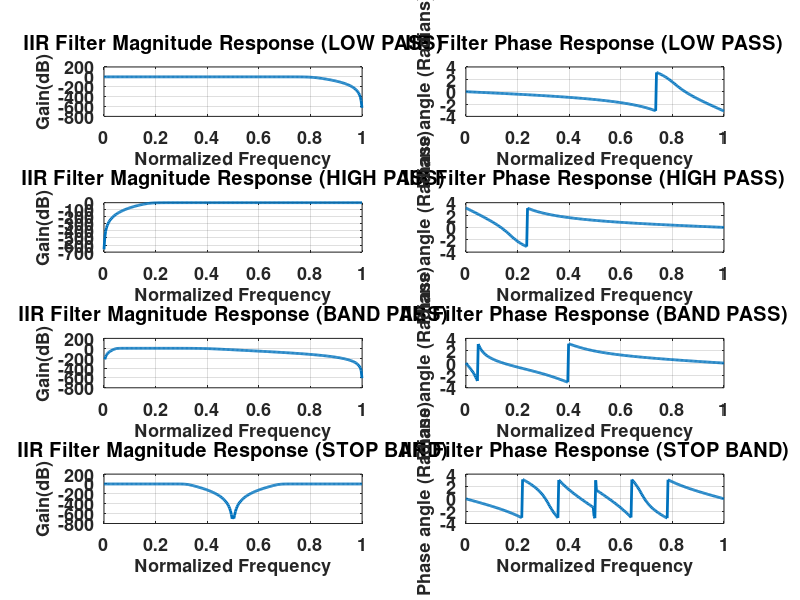

Here is the MATLAB script that generated this plot:
clc
clear all
close all

FC_1=400;
FS_1=1000;
f_1=0;
[b_1,a_1]=butter(6,FC_1/(FS_1/2),'low');
w_1=0:0.01:pi;
[h_1,OMEGA_1]=freqz(b_1,a_1,w_1);
M_1=20*log(abs(h_1));
A_1=angle(h_1);
grid on;
subplot(4,2,1);
plot(OMEGA_1/pi,M_1,'LineWidth',2);
set(gca,'fontsize',13,'fontweight','bold');
xlabel('Normalized Frequency','fontweight','bold','fontsize',13);
ylabel('Gain(dB)','fontweight','bold','fontsize',13);
title("IIR Filter Magnitude Response (LOW PASS)");
grid on;
subplot(4,2,2);
plot(OMEGA_1/pi,A_1,'LineWidth',2);
set(gca,'fontsize',13,'fontweight','bold');
xlabel('Normalized Frequency','fontweight','bold','fontsize',13);
ylabel('Phase angle (Radians)','fontweight','bold','fontsize',13);
title("IIR Filter Phase Response (LOW PASS)");
grid on;

FC_1=90;
FS_1=1000;
[b_1,a_1]=butter(6,FC_1/(FS_1/2),'high');
w_1=0:0.01:pi;
[h_1,OMEGA_1]=freqz(b_1,a_1,w_1);
M_1=20*log(abs(h_1));
A_1=angle(h_1);
grid on;
subplot(4,2,3);
plot(OMEGA_1/pi,M_1,'LineWidth',2);
set(gca,'fontsize',13,'fontweight','bold');
xlabel('Normalized Frequency','fontweight','bold','fontsize',13);
ylabel('Gain(dB)','fontweight','bold','fontsize',13);
title("IIR Filter Magnitude Response (HIGH PASS)");
grid on;
subplot(4,2,4);
plot(OMEGA_1/pi,A_1,'LineWidth',2);
set(gca,'fontsize',13,'fontweight','bold');
xlabel('Normalized Frequency','fontweight','bold','fontsize',13);
ylabel('Phase angle (Radians)','fontweight','bold','fontsize',13);
title("IIR Filter Phase Response (HIGH PASS)");
grid on;

FS_3=3000;
wp_3=[200 900]/FS_3;
ws_3=[100 1100]/FS_3;
[n_3,wn_3]=buttord(wp_3,ws_3,0.1,1);
[b_3,a_3]=butter(n_3,wn_3);
w_3=0:0.01:pi;
[h_3,OMEGA_3]=freqz(b_3,a_3,w_3);
M_3=20*log(abs(h_3));
A_3=angle(h_3);
subplot(4,2,5);
plot(OMEGA_3/pi,M_3,'LineWidth',2);
set(gca,'fontsize',13,'fontweight','bold');
xlabel('Normalized Frequency','fontweight','bold','fontsize',13);
ylabel('Gain(dB)','fontweight','bold','fontsize',13);
title("IIR Filter Magnitude Response (BAND PASS)");
grid on;
subplot(4,2,6);
plot(OMEGA_3/pi,A_3,'LineWidth',2);
set(gca,'fontsize',13,'fontweight','bold');
xlabel('Normalized Frequency','fontweight','bold','fontsize',13);
ylabel('Phase angle (Radians)','fontweight','bold','fontsize',13);
title("IIR Filter Phase Response (BAND PASS)");
grid on;

FS_4=3000;
n_4=[200 900]/FS_4;
ws_4=[100 1100]/FS_4;
[n_4,wn_4]=buttord([0.3,0.7],[0.4,0.6],0.4,50);
[b_4,a_4]=butter(n_4,wn_4,'stop');
w_4=0:0.01:pi;
[h_4,OMEGA_4]=freqz(b_4,a_4,w_4);
M_4=20*log(abs(h_4));
A_4=angle(h_4);
subplot(4,2,7);
plot(OMEGA_4/pi,M_4,'LineWidth',2);
set(gca,'fontsize',13,'fontweight','bold');
xlabel('Normalized Frequency','fontweight','bold','fontsize',13);
ylabel('Gain(dB)','fontweight','bold','fontsize',13);
title("IIR Filter Magnitude Response (STOP BAND)");
grid on;
subplot(4,2,8);
plot(OMEGA_4/pi,A_4,'LineWidth',2);
set(gca,'fontsize',13,'fontweight','bold');
xlabel('Normalized Frequency','fontweight','bold','fontsize',13);
ylabel('Phase angle (Radians)','fontweight','bold','fontsize',13);
title("IIR Filter Phase Response (STOP BAND)");
grid on;
